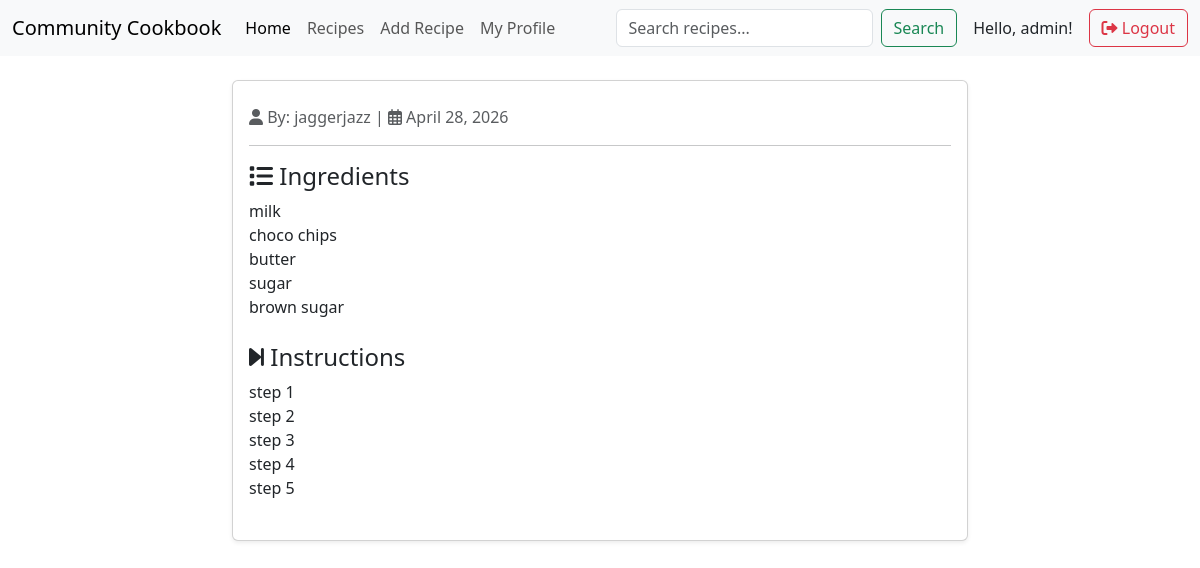
The page /recipes/3/ (signed in) on the database its author committed.
### recipeApp/models.py (models this page shows, shortened)
class Recipe(models.Model):
    title = models.CharField(max_length=100)
    ingredients = models.TextField()
    instructions = models.TextField()
    image = models.ImageField(upload_to='recipe_images/', blank=True, null=True) # Ensure this line from your version stays!
    created_at = models.DateTimeField(auto_now_add=True)
    updated_at = models.DateTimeField(auto_now=True)
    author = models.ForeignKey(User, on_delete=models.CASCADE)

### recipeApp/views.py (the view)
# urls.py: path('recipes/<int:id>/', views.recipe_detail, name='recipe_detail'),
@login_required
def recipe_detail(request, id):
    recipe = get_object_or_404(Recipe, id=id)
    return render(request, 'recipe_detail.html', {"recipe": recipe})

### recipeApp/templates/recipe_detail.html (shortened to what this page needs)
{% extends 'base.html' %}
{% block content %}
<div class="container mt-4">
    <div class="row">
        <div class="col-md-8 mx-auto">
            <div class="card shadow-sm">
                <div class="card-body">
                    <p class="text-muted">
                        <i class="fas fa-user"></i> By: {{ recipe.author.username }} |
                        <i class="far fa-calendar-alt"></i> {{ recipe.created_at|date:"F d, Y" }}
                    </p>
                    <hr>
                    <h4><i class="fas fa-list"></i> Ingredients</h4>
                    <div class="mb-4">
                        {{ recipe.ingredients|linebreaks }}
                    </div>
                    <h4><i class="fas fa-step-forward"></i> Instructions</h4>
                    <div class="mb-4">
                        {{ recipe.instructions|linebreaks }}
                    </div>
                </div>
            </div>
        </div>
    </div>
</div>
{% endblock %}

### recipeApp/templates/navbar.html (shortened to what this page needs)
<nav class="navbar navbar-expand-lg bg-body-tertiary">
  <div class="container-fluid">
    <a class="navbar-brand" href="{% url 'home' %}">Community Cookbook</a>
    <div class="collapse navbar-collapse" id="navbarSupportedContent">
      <ul class="navbar-nav me-auto mb-2 mb-lg-0">
        <li class="nav-item">
          <a class="nav-link active" aria-current="page" href="{% url 'home' %}">Home</a>
        </li>
        <li class="nav-item">
          <a class="nav-link" href="{% url 'recipes' %}">Recipes</a>
        </li>
        {% if user.is_authenticated %}
        <li class="nav-item">
          <a class="nav-link" href="{% url 'add_recipe' %}">Add Recipe</a>
        </li>
        <li class="nav-item">
          <a class="nav-link" href="{% url 'profile' %}">My Profile</a>
        </li>
        {% endif %}
      </ul>
      <form class="d-flex" role="search" action="{% url 'search' %}" method="GET">
        <input class="form-control me-2" type="search" name="q" placeholder="Search recipes..." aria-label="Search">
        <button class="btn btn-outline-success" type="submit">Search</button>
      </form>
      <div class="ms-3 d-flex align-items-center">
        {% if user.is_authenticated %}
            <span class="navbar-text me-3 text-dark">Hello, {{ user.username }}!</span>
            <form action="{% url 'logout' %}" method="post" class="m-0">
                <button type="submit" class="btn btn-outline-danger">
                  <i class="fas fa-sign-out-alt"></i> Logout
                </button>
            </form>
        {% endif %}
      </div>
    </div>
  </div>
</nav>
<link rel="stylesheet" href="https://cdnjs.cloudflare.com/ajax/libs/font-awesome/6.0.0/css/all.min.css">

### rows shown on the page
Recipe: author.username "jaggerjazz", created_at "April 28, 2026", ingredients "milk choco chips butter sugar brown sugar", instructions "step 1 step 2 step 3 step 4 step 5"

### other values the page prints
{{ user.username }} "admin"
